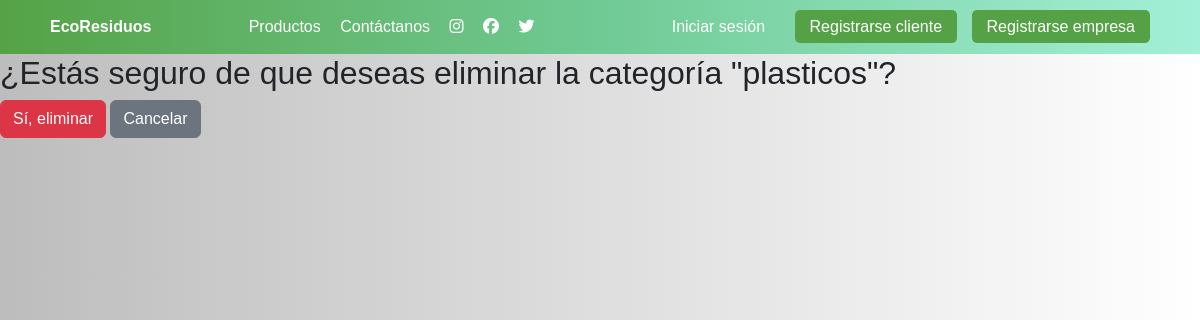
The page /categorias/eliminar/2/ on the database as committed earlier.
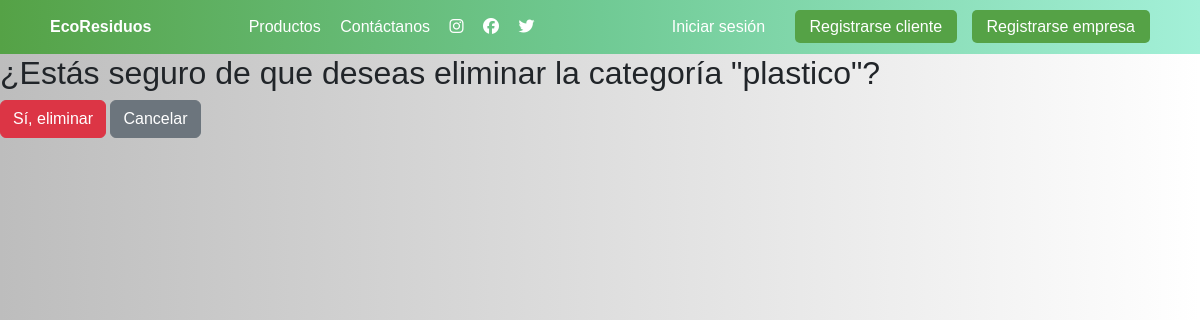
The same page on the database as committed later.
### tareas/models.py (models this page shows, shortened)
class CategoriaResiduo(models.Model):
    nombre = models.CharField(max_length=100)
    factor_co2 = models.FloatField(help_text="kg CO₂e evitado por kg de residuo")

### tareas/views.py (the view)
# urls.py: path('categorias/eliminar/<int:pk>/', eliminar_categoria, name='eliminar_categoria'),
def eliminar_categoria(request, pk):
    categoria = get_object_or_404(CategoriaResiduo, pk=pk)
    if request.method == 'POST':
        categoria.delete()
        return redirect('lista_categorias')
    return render(request, 'categorias/confirmar_eliminar.html', {'categoria': categoria})

### tareas/templates/categorias/confirmar_eliminar.html (shortened to what this page needs)
{% extends "base.html" %}
{% block content %}
<h2>¿Estás seguro de que deseas eliminar la categoría "{{ categoria.nombre }}"?</h2>
<form method="post">
    <button type="submit" class="btn btn-danger">Sí, eliminar</button>
    <a href="{% url 'lista_categorias' %}" class="btn btn-secondary">Cancelar</a>
</form>
{% endblock %}

Rows that differ between the two databases and show on the page:
changed CategoriaResiduo: nombre "plasticos" → "plastico"
